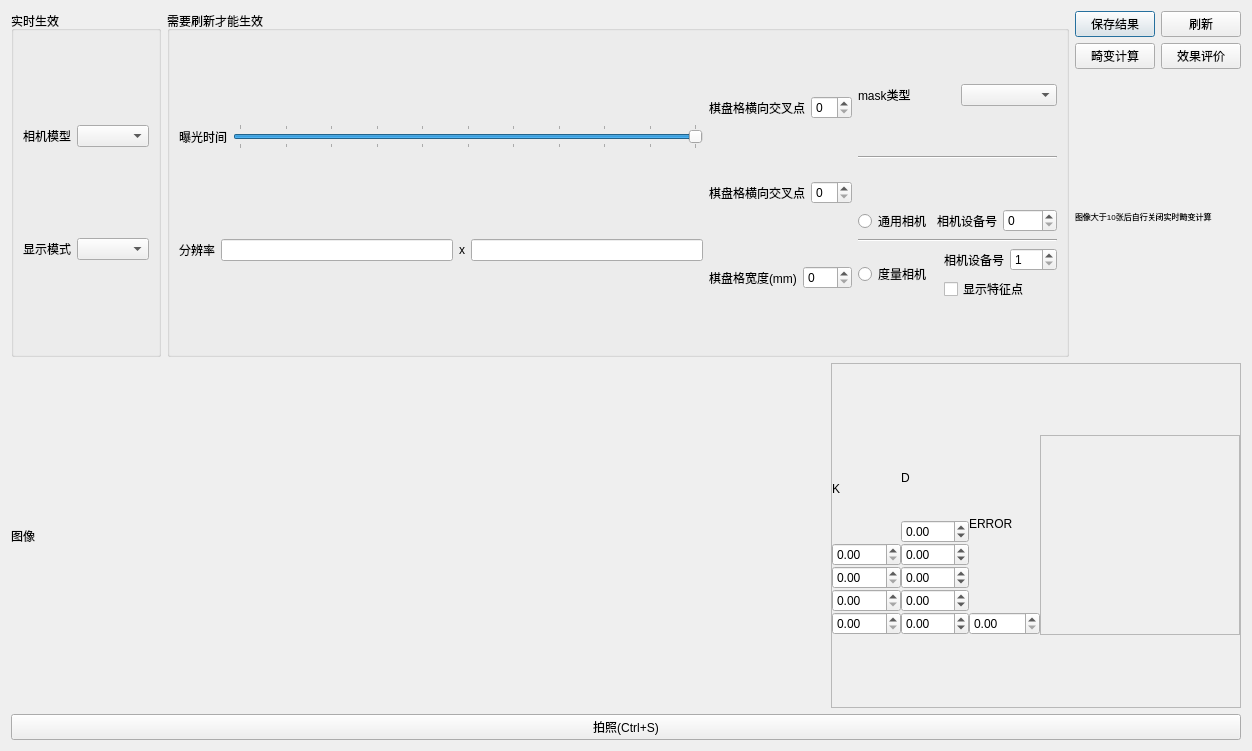
<?xml version="1.0" encoding="UTF-8"?>
<ui version="4.0">
 <class>Dialog</class>
 <widget class="QDialog" name="Dialog">
  <property name="geometry">
   <rect>
    <x>0</x>
    <y>0</y>
    <width>1252</width>
    <height>751</height>
   </rect>
  </property>
  <property name="windowTitle">
   <string>Dialog</string>
  </property>
  <property name="windowIcon">
   <iconset>
    <normaloff>res/棋盘.png</normaloff>res/棋盘.png</iconset>
  </property>
  <layout class="QVBoxLayout" name="verticalLayout_2">
   <item>
    <layout class="QHBoxLayout" name="horizontalLayout_3">
     <item>
      <widget class="QGroupBox" name="groupBox_2">
       <property name="title">
        <string>实时生效</string>
       </property>
       <layout class="QVBoxLayout" name="verticalLayout_5">
        <item>
         <layout class="QHBoxLayout" name="horizontalLayout_9">
          <item>
           <widget class="QLabel" name="label_2">
            <property name="text">
             <string>相机模型</string>
            </property>
           </widget>
          </item>
          <item>
           <widget class="QComboBox" name="comboBox">
            <property name="focusPolicy">
             <enum>Qt::NoFocus</enum>
            </property>
           </widget>
          </item>
         </layout>
        </item>
        <item>
         <layout class="QHBoxLayout" name="horizontalLayout_10">
          <item>
           <widget class="QLabel" name="label_8">
            <property name="text">
             <string>显示模式</string>
            </property>
           </widget>
          </item>
          <item>
           <widget class="QComboBox" name="comboBox_2">
            <property name="focusPolicy">
             <enum>Qt::NoFocus</enum>
            </property>
           </widget>
          </item>
         </layout>
        </item>
       </layout>
      </widget>
     </item>
     <item>
      <widget class="QGroupBox" name="groupBox">
       <property name="title">
        <string>需要刷新才能生效</string>
       </property>
       <layout class="QHBoxLayout" name="horizontalLayout_8">
        <item>
         <layout class="QVBoxLayout" name="verticalLayout_10">
          <item>
           <layout class="QHBoxLayout" name="horizontalLayout_16">
            <item>
             <widget class="QLabel" name="label_3">
              <property name="text">
               <string>曝光时间</string>
              </property>
             </widget>
            </item>
            <item>
             <widget class="QSlider" name="horizontalSlider">
              <property name="minimum">
               <number>-10</number>
              </property>
              <property name="maximum">
               <number>0</number>
              </property>
              <property name="orientation">
               <enum>Qt::Horizontal</enum>
              </property>
              <property name="tickPosition">
               <enum>QSlider::TicksBothSides</enum>
              </property>
              <property name="tickInterval">
               <number>1</number>
              </property>
             </widget>
            </item>
           </layout>
          </item>
          <item>
           <layout class="QHBoxLayout" name="horizontalLayout_17">
            <item>
             <widget class="QLabel" name="label_14">
              <property name="sizePolicy">
               <sizepolicy hsizetype="Minimum" vsizetype="Preferred">
                <horstretch>0</horstretch>
                <verstretch>0</verstretch>
               </sizepolicy>
              </property>
              <property name="text">
               <string>分辨率</string>
              </property>
             </widget>
            </item>
            <item>
             <widget class="QLineEdit" name="lineEditWidth"/>
            </item>
            <item>
             <widget class="QLabel" name="label_15">
              <property name="text">
               <string>x</string>
              </property>
             </widget>
            </item>
            <item>
             <widget class="QLineEdit" name="lineEditHeight"/>
            </item>
           </layout>
          </item>
         </layout>
        </item>
        <item>
         <layout class="QVBoxLayout" name="verticalLayout_4">
          <item>
           <layout class="QHBoxLayout" name="horizontalLayout_4">
            <item>
             <widget class="QLabel" name="label_5">
              <property name="text">
               <string>棋盘格横向交叉点</string>
              </property>
             </widget>
            </item>
            <item>
             <widget class="QSpinBox" name="spinBox_cornerx"/>
            </item>
           </layout>
          </item>
          <item>
           <layout class="QHBoxLayout" name="horizontalLayout_7">
            <item>
             <widget class="QLabel" name="label_6">
              <property name="text">
               <string>棋盘格横向交叉点</string>
              </property>
             </widget>
            </item>
            <item>
             <widget class="QSpinBox" name="spinBox_cornery"/>
            </item>
           </layout>
          </item>
          <item>
           <layout class="QHBoxLayout" name="horizontalLayout_6">
            <item>
             <widget class="QLabel" name="label_4">
              <property name="text">
               <string>棋盘格宽度(mm)</string>
              </property>
             </widget>
            </item>
            <item>
             <widget class="QSpinBox" name="spinBox_size">
              <property name="maximum">
               <number>99</number>
              </property>
             </widget>
            </item>
           </layout>
          </item>
         </layout>
        </item>
        <item>
         <layout class="QVBoxLayout" name="verticalLayout_9">
          <item>
           <layout class="QHBoxLayout" name="horizontalLayout_14">
            <item>
             <widget class="QLabel" name="label_13">
              <property name="text">
               <string>mask类型</string>
              </property>
             </widget>
            </item>
            <item>
             <widget class="QComboBox" name="comboBox_mask">
              <property name="focusPolicy">
               <enum>Qt::NoFocus</enum>
              </property>
             </widget>
            </item>
           </layout>
          </item>
          <item>
           <widget class="Line" name="line_2">
            <property name="orientation">
             <enum>Qt::Horizontal</enum>
            </property>
           </widget>
          </item>
          <item>
           <layout class="QVBoxLayout" name="verticalLayout_11">
            <item>
             <layout class="QHBoxLayout" name="horizontalLayout_15">
              <item>
               <widget class="QRadioButton" name="radioButtonUSB">
                <property name="text">
                 <string>通用相机</string>
                </property>
               </widget>
              </item>
              <item>
               <widget class="QLabel" name="label_7">
                <property name="text">
                 <string>相机设备号</string>
                </property>
               </widget>
              </item>
              <item>
               <widget class="QSpinBox" name="spinBox_cameraid">
                <property name="maximum">
                 <number>9999</number>
                </property>
               </widget>
              </item>
             </layout>
            </item>
            <item>
             <widget class="Line" name="line">
              <property name="orientation">
               <enum>Qt::Horizontal</enum>
              </property>
             </widget>
            </item>
            <item>
             <layout class="QHBoxLayout" name="horizontalLayout_18">
              <item>
               <widget class="QRadioButton" name="radioButtonHGDL">
                <property name="text">
                 <string>度量相机</string>
                </property>
               </widget>
              </item>
              <item>
               <layout class="QVBoxLayout" name="verticalLayout_12">
                <item>
                 <layout class="QHBoxLayout" name="horizontalLayout_19">
                  <item>
                   <widget class="QLabel" name="label_16">
                    <property name="text">
                     <string>相机设备号</string>
                    </property>
                   </widget>
                  </item>
                  <item>
                   <widget class="QSpinBox" name="spinBox_cameraid_2">
                    <property name="minimum">
                     <number>1</number>
                    </property>
                    <property name="maximum">
                     <number>254</number>
                    </property>
                   </widget>
                  </item>
                 </layout>
                </item>
                <item>
                 <layout class="QHBoxLayout" name="horizontalLayout_20">
                  <item>
                   <widget class="QCheckBox" name="checkBox">
                    <property name="text">
                     <string>显示特征点</string>
                    </property>
                   </widget>
                  </item>
                 </layout>
                </item>
               </layout>
              </item>
             </layout>
            </item>
           </layout>
          </item>
         </layout>
        </item>
       </layout>
      </widget>
     </item>
     <item>
      <layout class="QVBoxLayout" name="verticalLayout">
       <item>
        <layout class="QHBoxLayout" name="horizontalLayout_5">
         <item>
          <widget class="QPushButton" name="pushButton_2">
           <property name="text">
            <string>保存结果</string>
           </property>
          </widget>
         </item>
         <item>
          <widget class="QPushButton" name="pushButton">
           <property name="text">
            <string>刷新</string>
           </property>
          </widget>
         </item>
        </layout>
       </item>
       <item>
        <layout class="QHBoxLayout" name="horizontalLayout_11">
         <item>
          <widget class="QPushButton" name="pushButton_calonce">
           <property name="text">
            <string>畸变计算</string>
           </property>
          </widget>
         </item>
         <item>
          <widget class="QPushButton" name="pushButton_project">
           <property name="text">
            <string>效果评价</string>
           </property>
          </widget>
         </item>
        </layout>
       </item>
       <item>
        <widget class="QLabel" name="label_9">
         <property name="font">
          <font>
           <pointsize>6</pointsize>
           <italic>false</italic>
           <underline>false</underline>
           <strikeout>false</strikeout>
           <kerning>true</kerning>
          </font>
         </property>
         <property name="text">
          <string>图像大于10张后自行关闭实时畸变计算</string>
         </property>
        </widget>
       </item>
      </layout>
     </item>
    </layout>
   </item>
   <item>
    <layout class="QHBoxLayout" name="horizontalLayout">
     <item>
      <widget class="QLabel" name="label">
       <property name="text">
        <string>图像</string>
       </property>
      </widget>
     </item>
     <item>
      <widget class="QFrame" name="frame">
       <property name="maximumSize">
        <size>
         <width>410</width>
         <height>16777215</height>
        </size>
       </property>
       <property name="frameShape">
        <enum>QFrame::StyledPanel</enum>
       </property>
       <property name="frameShadow">
        <enum>QFrame::Raised</enum>
       </property>
       <property name="lineWidth">
        <number>0</number>
       </property>
       <layout class="QVBoxLayout" name="verticalLayout_3">
        <property name="spacing">
         <number>0</number>
        </property>
        <property name="leftMargin">
         <number>0</number>
        </property>
        <property name="topMargin">
         <number>0</number>
        </property>
        <property name="rightMargin">
         <number>0</number>
        </property>
        <property name="bottomMargin">
         <number>0</number>
        </property>
        <item>
         <layout class="QVBoxLayout" name="verticalLayout_imagelist">
          <property name="spacing">
           <number>0</number>
          </property>
         </layout>
        </item>
        <item>
         <layout class="QHBoxLayout" name="horizontalLayout_12">
          <item>
           <layout class="QHBoxLayout" name="horizontalLayout_13">
            <item>
             <layout class="QVBoxLayout" name="verticalLayout_7">
              <item>
               <widget class="QLabel" name="label_10">
                <property name="text">
                 <string>K</string>
                </property>
               </widget>
              </item>
              <item>
               <widget class="QDoubleSpinBox" name="doubleSpinBox_kfx">
                <property name="minimum">
                 <double>0.000000000000000</double>
                </property>
                <property name="maximum">
                 <double>999.990000000000009</double>
                </property>
               </widget>
              </item>
              <item>
               <widget class="QDoubleSpinBox" name="doubleSpinBox_kfy">
                <property name="minimum">
                 <double>0.000000000000000</double>
                </property>
                <property name="maximum">
                 <double>999.990000000000009</double>
                </property>
               </widget>
              </item>
              <item>
               <widget class="QDoubleSpinBox" name="doubleSpinBox_kcx">
                <property name="minimum">
                 <double>0.000000000000000</double>
                </property>
                <property name="maximum">
                 <double>999.990000000000009</double>
                </property>
               </widget>
              </item>
              <item>
               <widget class="QDoubleSpinBox" name="doubleSpinBox_kcy">
                <property name="minimum">
                 <double>0.000000000000000</double>
                </property>
                <property name="maximum">
                 <double>999.990000000000009</double>
                </property>
               </widget>
              </item>
             </layout>
            </item>
            <item>
             <layout class="QVBoxLayout" name="verticalLayout_8">
              <item>
               <widget class="QLabel" name="label_11">
                <property name="sizePolicy">
                 <sizepolicy hsizetype="Preferred" vsizetype="Minimum">
                  <horstretch>0</horstretch>
                  <verstretch>0</verstretch>
                 </sizepolicy>
                </property>
                <property name="text">
                 <string>D</string>
                </property>
               </widget>
              </item>
              <item>
               <widget class="QDoubleSpinBox" name="doubleSpinBox_dk1">
                <property name="minimum">
                 <double>-99.000000000000000</double>
                </property>
               </widget>
              </item>
              <item>
               <widget class="QDoubleSpinBox" name="doubleSpinBox_dk2">
                <property name="minimum">
                 <double>-99.000000000000000</double>
                </property>
               </widget>
              </item>
              <item>
               <widget class="QDoubleSpinBox" name="doubleSpinBox_dp1">
                <property name="minimum">
                 <double>-99.000000000000000</double>
                </property>
               </widget>
              </item>
              <item>
               <widget class="QDoubleSpinBox" name="doubleSpinBox_dp2">
                <property name="minimum">
                 <double>-99.000000000000000</double>
                </property>
               </widget>
              </item>
              <item>
               <widget class="QDoubleSpinBox" name="doubleSpinBox_xi">
                <property name="minimum">
                 <double>-99.000000000000000</double>
                </property>
               </widget>
              </item>
             </layout>
            </item>
            <item>
             <layout class="QVBoxLayout" name="verticalLayout_6">
              <item>
               <widget class="QLabel" name="label_12">
                <property name="sizePolicy">
                 <sizepolicy hsizetype="Preferred" vsizetype="Minimum">
                  <horstretch>0</horstretch>
                  <verstretch>0</verstretch>
                 </sizepolicy>
                </property>
                <property name="text">
                 <string>ERROR</string>
                </property>
               </widget>
              </item>
              <item>
               <widget class="QDoubleSpinBox" name="doubleSpinBox_err">
                <property name="maximum">
                 <double>9999.989999999999782</double>
                </property>
               </widget>
              </item>
             </layout>
            </item>
           </layout>
          </item>
          <item>
           <widget class="QFrame" name="frame_2">
            <property name="minimumSize">
             <size>
              <width>200</width>
              <height>200</height>
             </size>
            </property>
            <property name="maximumSize">
             <size>
              <width>200</width>
              <height>200</height>
             </size>
            </property>
            <property name="frameShape">
             <enum>QFrame::StyledPanel</enum>
            </property>
            <property name="frameShadow">
             <enum>QFrame::Raised</enum>
            </property>
            <layout class="QHBoxLayout" name="horizontalLayout_2">
             <property name="spacing">
              <number>0</number>
             </property>
             <property name="leftMargin">
              <number>0</number>
             </property>
             <property name="topMargin">
              <number>0</number>
             </property>
             <property name="rightMargin">
              <number>0</number>
             </property>
             <property name="bottomMargin">
              <number>0</number>
             </property>
             <item>
              <layout class="QVBoxLayout" name="verticalLayout_camerapos">
               <property name="topMargin">
                <number>0</number>
               </property>
              </layout>
             </item>
            </layout>
           </widget>
          </item>
         </layout>
        </item>
       </layout>
      </widget>
     </item>
    </layout>
   </item>
   <item>
    <widget class="QPushButton" name="pushButton_3">
     <property name="text">
      <string>拍照(Ctrl+S)</string>
     </property>
     <property name="shortcut">
      <string>Ctrl+S</string>
     </property>
    </widget>
   </item>
  </layout>
 </widget>
 <resources/>
 <connections/>
</ui>
